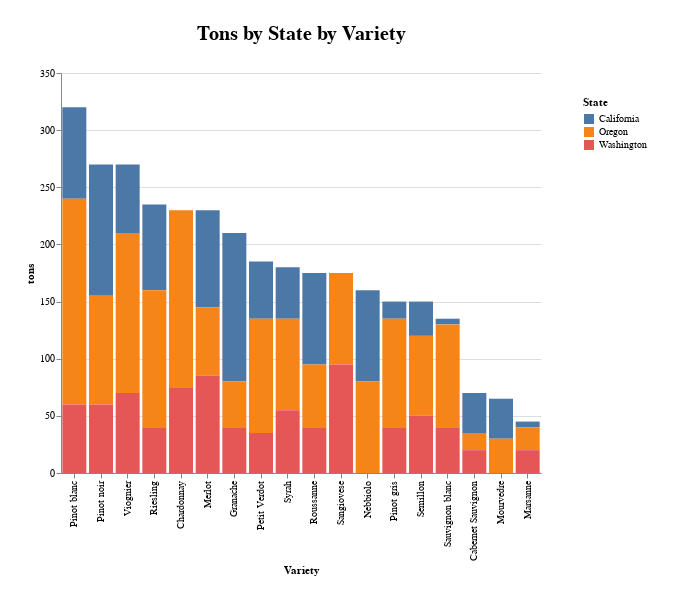

Here is the notebook cell this chart was saved with:
### Code cell
chart_seller = requests.get('http://127.0.0.1:8000/graph/df-grapes-by-state-seller').json()
Chart.from_dict(chart_seller)

### Figure 1 — Vega-Lite specification as saved in the notebook (floating-point values rounded to 4 significant figures)
{"config": {"view": {"continuousWidth": 400, "continuousHeight": 300, "stroke": "#FFF"}, "legend": {"padding": 24}, "title": {"fontSize": 20, "offset": 24}}, "data": {"name": "data-422194bc53db900bf1589102444bcb5e"}, "mark": "bar", "datasets": {"data-422194bc53db900bf1589102444bcb5e": [{"variety": "Cabernet Sauvignon", "side": "Seller", "state": "California", "tons": 35}, {"variety": "Cabernet Sauvignon", "side": "Seller", "state": "Oregon", "tons": 15}, {"variety": "Cabernet Sauvignon", "side": "Seller", "state": "Washington", "tons": 20}, {"variety": "Chardonnay", "side": "Seller", "state": "Oregon", "tons": 155}, {"variety": "Chardonnay", "side": "Seller", "state": "Washington", "tons": 75}, {"variety": "Granache", "side": "Seller", "state": "California", "tons": 130}, {"variety": "Granache", "side": "Seller", "state": "Oregon", "tons": 40}, {"variety": "Granache", "side": "Seller", "state": "Washington", "tons": 40}, {"variety": "Marsanne", "side": "Seller", "state": "California", "tons": 5}, {"variety": "Marsanne", "side": "Seller", "state": "Oregon", "tons": 20}, {"variety": "Marsanne", "side": "Seller", "state": "Washington", "tons": 20}, {"variety": "Merlot", "side": "Seller", "state": "California", "tons": 85}, {"variety": "Merlot", "side": "Seller", "state": "Oregon", "tons": 60}, {"variety": "Merlot", "side": "Seller", "state": "Washington", "tons": 85}, {"variety": "Mourvedre", "side": "Seller", "state": "California", "tons": 35}, {"variety": "Mourvedre", "side": "Seller", "state": "Oregon", "tons": 30}, {"variety": "Nebbiolo", "side": "Seller", "state": "California", "tons": 80}, {"variety": "Nebbiolo", "side": "Seller", "state": "Oregon", "tons": 80}, {"variety": "Petit Verdot", "side": "Seller", "state": "California", "tons": 50}, {"variety": "Petit Verdot", "side": "Seller", "state": "Oregon", "tons": 100}, {"variety": "Petit Verdot", "side": "Seller", "state": "Washington", "tons": 35}, {"variety": "Pinot blanc", "side": "Seller", "state": "California", "tons": 80}, {"variety": "Pinot blanc", "side": "Seller", "state": "Oregon", "tons": 180}, {"variety": "Pinot blanc", "side": "Seller", "state": "Washington", "tons": 60}, {"variety": "Pinot gris", "side": "Seller", "state": "California", "tons": 15}, {"variety": "Pinot gris", "side": "Seller", "state": "Oregon", "tons": 95}, {"variety": "Pinot gris", "side": "Seller", "state": "Washington", "tons": 40}, {"variety": "Pinot noir", "side": "Seller", "state": "California", "tons": 115}, {"variety": "Pinot noir", "side": "Seller", "state": "Oregon", "tons": 95}, {"variety": "Pinot noir", "side": "Seller", "state": "Washington", "tons": 60}, {"variety": "Riesling", "side": "Seller", "state": "California", "tons": 75}, {"variety": "Riesling", "side": "Seller", "state": "Oregon", "tons": 120}, {"variety": "Riesling", "side": "Seller", "state": "Washington", "tons": 40}, {"variety": "Roussanne", "side": "Seller", "state": "California", "tons": 80}, {"variety": "Roussanne", "side": "Seller", "state": "Oregon", "tons": 55}, {"variety": "Roussanne", "side": "Seller", "state": "Washington", "tons": 40}, {"variety": "Sangiovese", "side": "Seller", "state": "Oregon", "tons": 80}, {"variety": "Sangiovese", "side": "Seller", "state": "Washington", "tons": 95}, {"variety": "Sauvignon blanc", "side": "Seller", "state": "California", "tons": 5}, {"variety": "Sauvignon blanc", "side": "Seller", "state": "Oregon", "tons": 90}, {"variety": "Sauvignon blanc", "side": "Seller", "state": "Washington", "tons": 40}, {"variety": "Semillon", "side": "Seller", "state": "California", "tons": 30}, {"variety": "Semillon", "side": "Seller", "state": "Oregon", "tons": 70}, {"variety": "Semillon", "side": "Seller", "state": "Washington", "tons": 50}, {"variety": "Syrah", "side": "Seller", "state": "California", "tons": 45}, {"variety": "Syrah", "side": "Seller", "state": "Oregon", "tons": 80}, {"variety": "Syrah", "side": "Seller", "state": "Washington", "tons": 55}, {"variety": "Viognier", "side": "Seller", "state": "California", "tons": 60}, {"variety": "Viognier", "side": "Seller", "state": "Oregon", "tons": 140}, {"variety": "Viognier", "side": "Seller", "state": "Washington", "tons": 70}]}, "encoding": {"color": {"field": "state", "title": "State", "type": "nominal"}, "tooltip": [{"field": "state", "type": "nominal"}, {"field": "variety", "type": "nominal"}, {"field": "tons", "type": "quantitative"}], "x": {"field": "variety", "sort": "-y", "title": "Variety", "type": "nominal"}, "y": {"field": "tons", "type": "quantitative"}}, "height": 400, "padding": 24, "title": "Tons by State by Variety", "width": 480, "$schema": "https://vega.github.io/schema/vega-lite/v4.17.0.json"}
